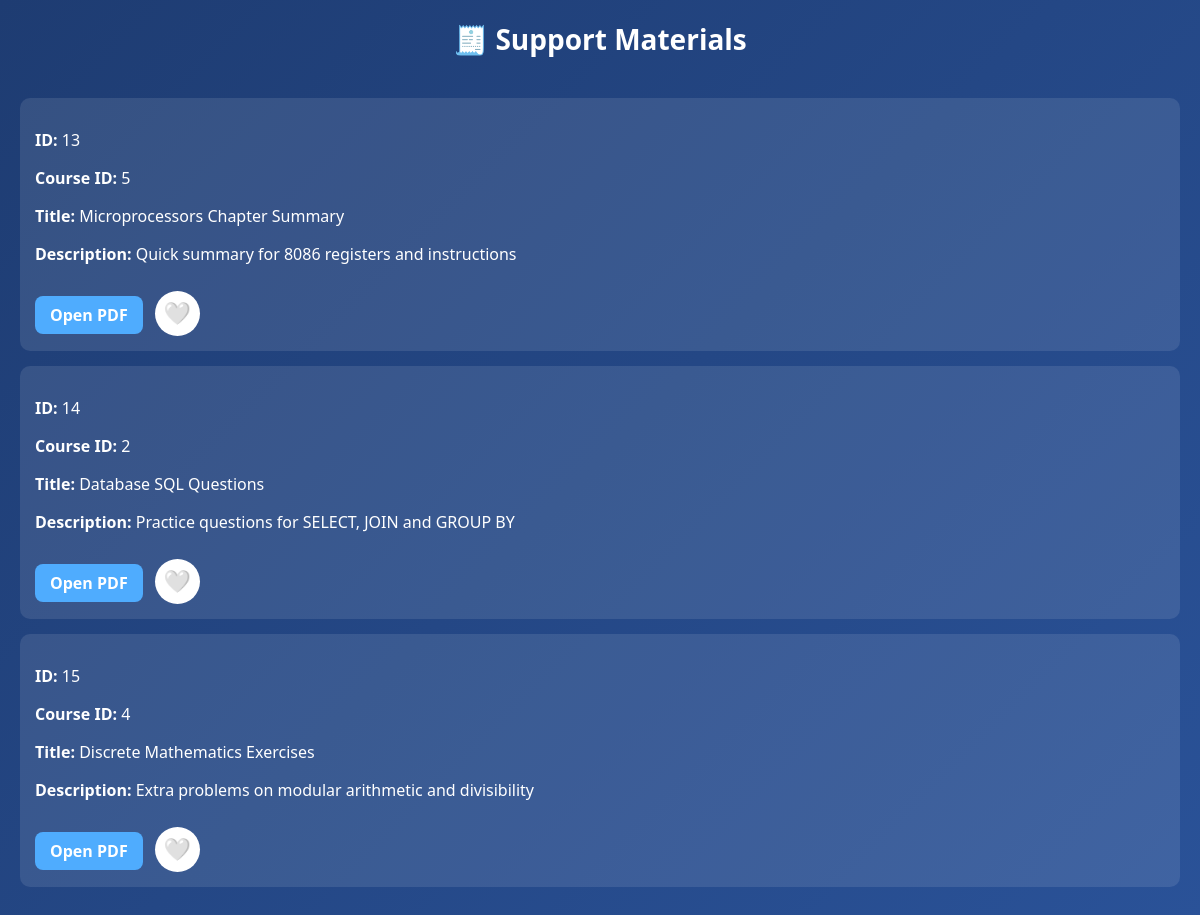
Screenshot of /support-materials.php (signed in) with the database file from the repository.
### tables this page shows
CREATE TABLE `support_material` (
  `support_material_id` int(11) NOT NULL AUTO_INCREMENT,
  `material_id` int(11) NOT NULL,
  `course_id` int(11) DEFAULT NULL,
  `topic_id` int(11) DEFAULT NULL,
  `title` varchar(100) NOT NULL,
  `description` text DEFAULT NULL,
  `upload_date` date DEFAULT NULL,
  `file_link` varchar(255) DEFAULT NULL,
  PRIMARY KEY (`support_material_id`),
  KEY `fk_support_material_material` (`material_id`),
  KEY `fk_support_material_topic` (`course_id`,`topic_id`),
  CONSTRAINT `fk_support_material_material` FOREIGN KEY (`material_id`) REFERENCES `material` (`material_id`) ON DELETE CASCADE ON UPDATE CASCADE,
  CONSTRAINT `fk_support_material_topic` FOREIGN KEY (`course_id`, `topic_id`) REFERENCES `topic` (`course_id`, `topic_id`) ON DELETE CASCADE ON UPDATE CASCADE
);

### support-materials.php (the view, shortened to what this page needs)
<?php
$conn = new mysqli(
    "localhost",
    "root",
    "",
    "university_academic_support_system"
);
$favorites = [];
if ($_SESSION['role'] == 'student') {
    $student_id = $_SESSION['student_id'];
    $fav_sql = "
        SELECT support_material_id
        FROM favourite
        WHERE student_id = ?
    ";
    $stmt = $conn->prepare($fav_sql);
    $stmt->bind_param("i", $student_id);
    $stmt->execute();
}
if ($_SESSION['role'] == 'student') {
    $student_id = $_SESSION['student_id'];
    $sql = "
        SELECT DISTINCT
            sm.support_material_id,
            sm.course_id,
            sm.title,
            sm.description,
            sm.file_link
        FROM enrollment e
        INNER JOIN support_material sm
        ON e.course_id = sm.course_id
        WHERE e.student_id = ?
    ";
    $stmt = $conn->prepare($sql);
    $stmt->bind_param("i", $student_id);
}
$stmt->execute();
$result = $stmt->get_result();
?>
<!DOCTYPE html>
<html>
<head>
</head>
<body>
<div class="header">🧾 Support Materials</div>
<div class="container">
<?php
if($result->num_rows > 0){
    while($row = $result->fetch_assoc()){
        $is_favorite = in_array($row['support_material_id'], $favorites);
        echo "
        <div class='card'>
            <p><b>ID:</b> " . htmlspecialchars($row['support_material_id']) . "</p>
            <p><b>Course ID:</b> " . htmlspecialchars($row['course_id']) . "</p>
            <p><b>Title:</b> " . htmlspecialchars($row['title']) . "</p>
            <p><b>Description:</b> " . htmlspecialchars($row['description']) . "</p>
        ";
        if(!empty($row['file_link'])){
            echo "<a class='pdf-btn' href='" . htmlspecialchars($row['file_link']) . "' target='_blank'>Open PDF</a>";
        }
        if($_SESSION['role'] == 'student'){
            echo "
            <form method='POST' style='display:inline;'>
                <input type='hidden' name='support_material_id' value='" . htmlspecialchars($row['support_material_id']) . "'>
                <button type='submit' name='toggle_favorite' class='fav-btn'>
                    " . ($is_favorite ? "⭐" : "🤍") . "
                </button>
            </form>
            ";
        }
        echo "</div>";
    }
}else{
    echo "<p>No support materials found.</p>";
}
?>
</div>
</body>
</html>

### support-materials.php (style rules this page uses)
body { margin:0; font-family:Segoe UI; background:linear-gradient(135deg,#1e3c72,#2a5298); color:white; }
.header { text-align:center; padding:20px; font-size:28px; font-weight:bold; }
.container { padding:20px; }
.card { background:rgba(255,255,255,0.1); padding:15px; border-radius:10px; margin-bottom:15px; }
.pdf-btn { margin-top:10px; padding:8px 15px; border:none; border-radius:8px; background:#4facfe; color:white; font-weight:bold; cursor:pointer; text-decoration:none; display:inline-block; }
.fav-btn { margin-top:10px; margin-left:8px; width:45px; height:45px; border:none; border-radius:50%; background:white; font-size:22px; cursor:pointer; }

### rows the page displays
support_material: support_material_id "13", course "5", title "Microprocessors Chapter Summary", description "Quick summary for 8086 registers and instructions"
support_material: support_material_id "14", course "2", title "Database SQL Questions", description "Practice questions for SELECT, JOIN and GROUP BY"
support_material: support_material_id "15", course "4", title "Discrete Mathematics Exercises", description "Extra problems on modular arithmetic and divisibility"
